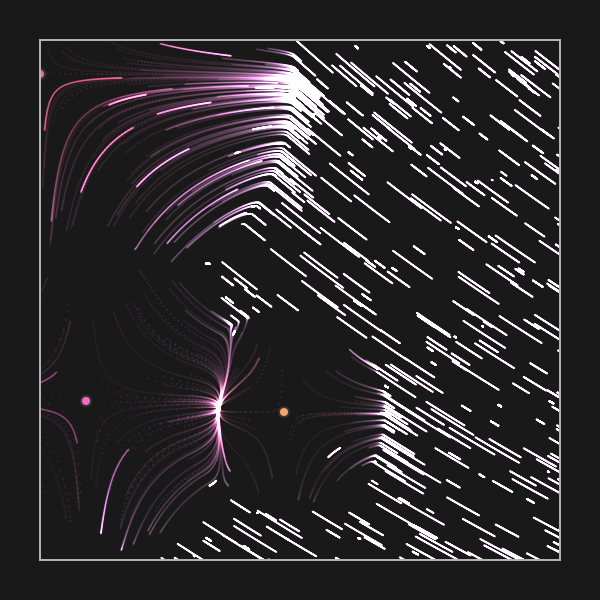

Write the Python code that produced this figure.
# #!/usr/bin/env python3
import os
import sys
import math
import random
import cairocffi as cairo

from mod import draw
from mod import utilz
from mod import bitmap
from mod.colz import *

w = 520
h = 520
cx = w / 2
cy = h / 2

ims = cairo.ImageSurface(cairo.FORMAT_ARGB32, w, h) # Simple Surface
ctx = cairo.Context(ims)

# Clear
ctx.set_operator(cairo.OPERATOR_OVER)
ctx.rectangle (0, 0, w, h) # Rectangle(x0, y0, x1, y1)
ctx.set_source_rgb(0.1, 0.1, 0.1)
ctx.fill ()

class Wind:
    def __init__( self, x, y, angle, radius, force ):
        self.x = x
        self.y = y
        self.angle = angle
        self.current_angle = angle
        self.radius = radius
        self.force = force
        # 25% of probability of attract
        self.force_direction = random.choice( [ -1.0, 1.0, 1.0, 1.0 ] )
        self.noise_base = random.random()
        self.noise_inc  = 0.001
        self.vx = self.force * math.cos( self.current_angle )
        self.vy = self.force * math.sin( self.current_angle )
    def setColor( self, hsl ):
        self.color = Colz()
        self.color.setHsl( hsl )

class Dust:
    def __init__( self ):
        self.x = random.random() * w
        self.y = random.random() * h
        self.mass = random.random()

        # self.color = Colz()
        # self.color.setRgba( 0.1803, 0.80, 0.44, 0.1 + ( self.mass * 0.1 ) )
        # self.color.setRgba( 0.5, 0.5, 0.5, 0.15 + ( self.mass * 0.1 ) )
        self.alpha = 0.08 + ( self.mass * 0.08 )

    def update( self, vx, vy ):
        vx = vx * ( self.mass )
        vy = vy * ( self.mass )
        self.x += vx # + ( random.random() - 0.5 ) * ( 1 - self.mass )
        self.y += vy # + ( random.random() - 0.5 ) * ( 1 - self.mass )
        if self.x > w or self.x < 0 or self.y > h or self.y < 0:
            self.x = random.random() * w
            self.y = random.random() * h
    def render( self, ctx, rgb ):
        # ctx.set_source_rgba(1.0, 1.0, 1.0, 0.1 + ( self.mass * 0.1 ) )
        ctx.set_source_rgba( *rgb, self.alpha )
        draw.plot( ctx, self.x, self.y, 1.0 )

dustdots = []
for i in range(500):
    d0 = Dust()
    # d0.render( ctx )
    dustdots.append( d0 )

# Array to store winds
winds = []
w0_an = random.random() * 2 * math.pi
w0_cx = cx + ( h * 4 ) * math.cos( w0_an )
w0_cy = cy + ( h * 4 ) * math.sin( w0_an )
w0 = Wind(
    w0_cx,
    w0_cy,
    random.random() * 2 * math.pi,
    h * 8, # radius
    random.random() * 10.0  # force
)
w0_hue = random.randint( 0, 359 )
w0.setColor( [ w0_hue, 55, 50 ] ) # Hsl Lime 74, 55, 50
w0.color.setSat( 15 )
w0.color.alpha = 0.15
winds.append( w0 )
print('w0 - f:'+str(w0.force) )

# Addtional winds
for i in range(3):
    f = 3.0 + ( random.random() * 20.0 )
    w1 = Wind(
        random.randint( 0, w ), # x
        random.randint( 0, h ), # y
        0.0,
        random.random() * w / 2,    # radius
        f  # force
    )
    w1.setColor( w0.color.hsl )
    w1.color.setHue( w0_hue + ( i + 1 ) * 30 )
    w1.color.setSat( 55 )
    w1.alpha = 0.5
    winds.append( w1 )
    print('w'+str(i+1)+': '+str(f)+' dir:'+str(w1.force_direction))

# w2 = Wind( 150, 150, random.random() * 2 * math.pi, 180, 10.1 )
# winds.append( w2 )
# w3 = Wind( 450, 450, random.random() * 2 * math.pi, 250, 5.0 )
# winds.append( w3 )
# w4 = Wind( cx, 2 * h, random.random() * 2 * math.pi, 1800, 0.05 )
# winds.append( w4 )

ctx.set_operator(cairo.OPERATOR_ADD)

loops = 800
angle_direction = random.choice( [ -1.0, 1.0, 1.0, 1.0 ] )
print('angle_dir: '+str(angle_direction))
for i in range(loops):
    for dustdot in dustdots:
        temp_c = Colz()
        temp_c.setRgb( winds[0].color.rgb )
        for wind in winds:
            d = utilz.distance( wind.x, wind.y, dustdot.x, dustdot.y )
            a = utilz.angleTo ( wind.x, wind.y, dustdot.x, dustdot.y )
            a *= angle_direction
            force = 0.0
            if d < wind.radius:
                force = wind.force * ( 1 - d / wind.radius ) # d / wind.radius
            if wind.force < 5.0 and wind.force_direction < 0.0:
                force *= wind.force_direction
            vx = force * math.cos( a )
            vy = force * math.sin( a )

            dustdot.update( vx, vy )

            #colores
            d = utilz.distance( wind.x, wind.y, dustdot.x, dustdot.y )
            if d < wind.radius:
                mix = 1 - d / wind.radius
                cmix1 = Colz.interpolate( temp_c, wind.color, mix )
                temp_c.setHsla( *cmix1 )
        # ctx.set_source_rgba( *wind.color.rgb, 1.0)
        dustdot.render( ctx, temp_c.rgb )

for wind in winds:
    ctx.set_source_rgba(0.1, 0.1, 0.1, 1.0)
    draw.plot( ctx, wind.x, wind.y, 6 )
    ctx.set_source_rgba( *wind.color.rgb, 1.0)
    draw.plot( ctx, wind.x, wind.y, 4 )
    print(str(wind.color.rgba))

w = 600
h = 600
ims_final = cairo.ImageSurface(cairo.FORMAT_ARGB32, w, h) # Simple Surface
ctx_final = cairo.Context(ims_final)
ctx_final.set_operator(cairo.OPERATOR_OVER)
ctx_final.rectangle (0, 0, w, h) # Rectangle(x0, y0, x1, y1)
ctx_final.set_source_rgb(0.1, 0.1, 0.1)
ctx_final.fill ()

ctx_final.set_source_surface(ims, 40, 40)
ctx_final.paint()

ctx_final.set_source_rgb( 0.7, 0.7, 0.7 )
ctx_final.rectangle (40, 40, 520, 520)
ctx.set_line_width(2.0)
ctx_final.stroke()

bitmap.forceAlphaPixel( ims_final )

ims_final.write_to_png("dust.png")
